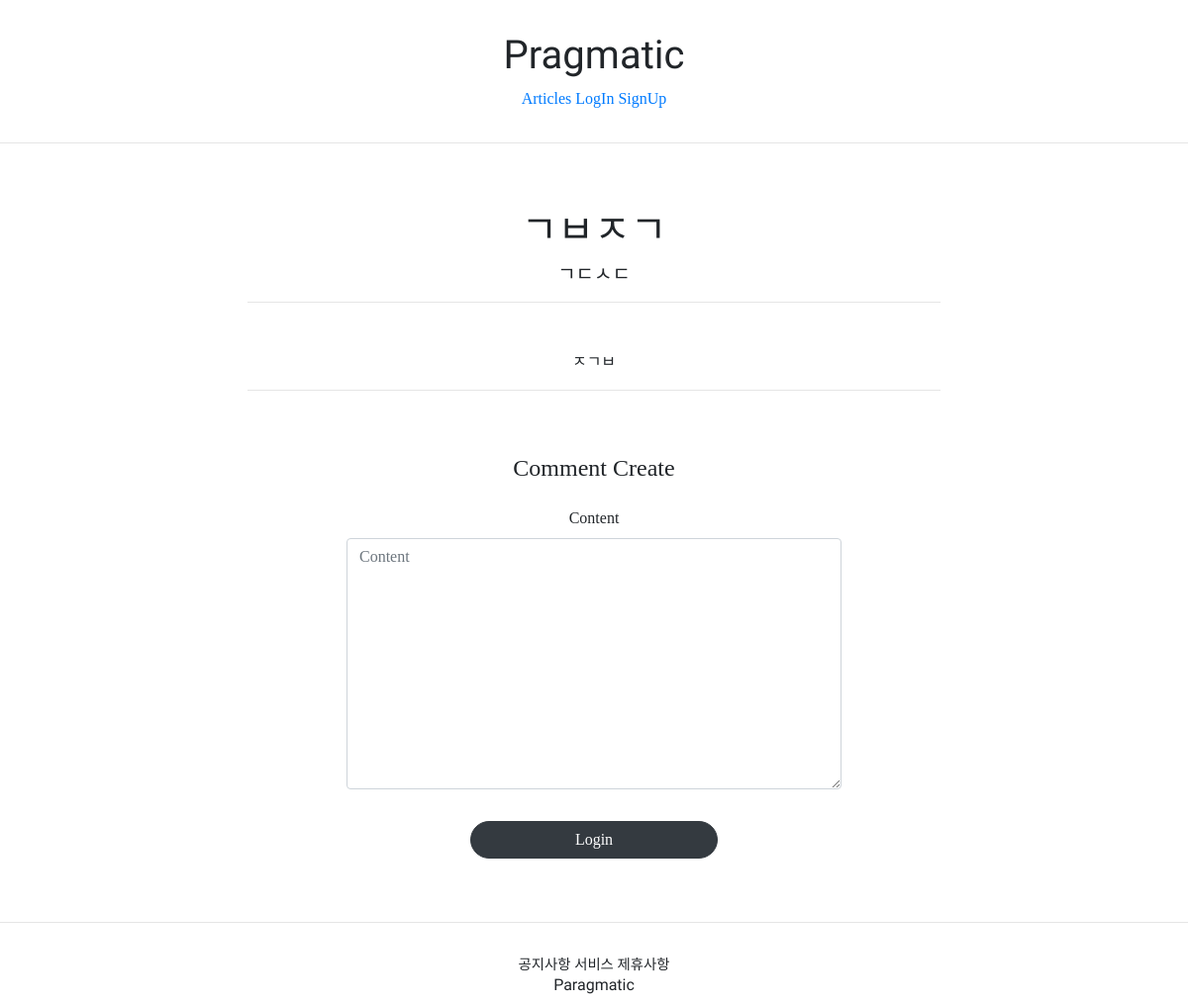
/articles/detail/7, run on an earlier commit of the app's database.
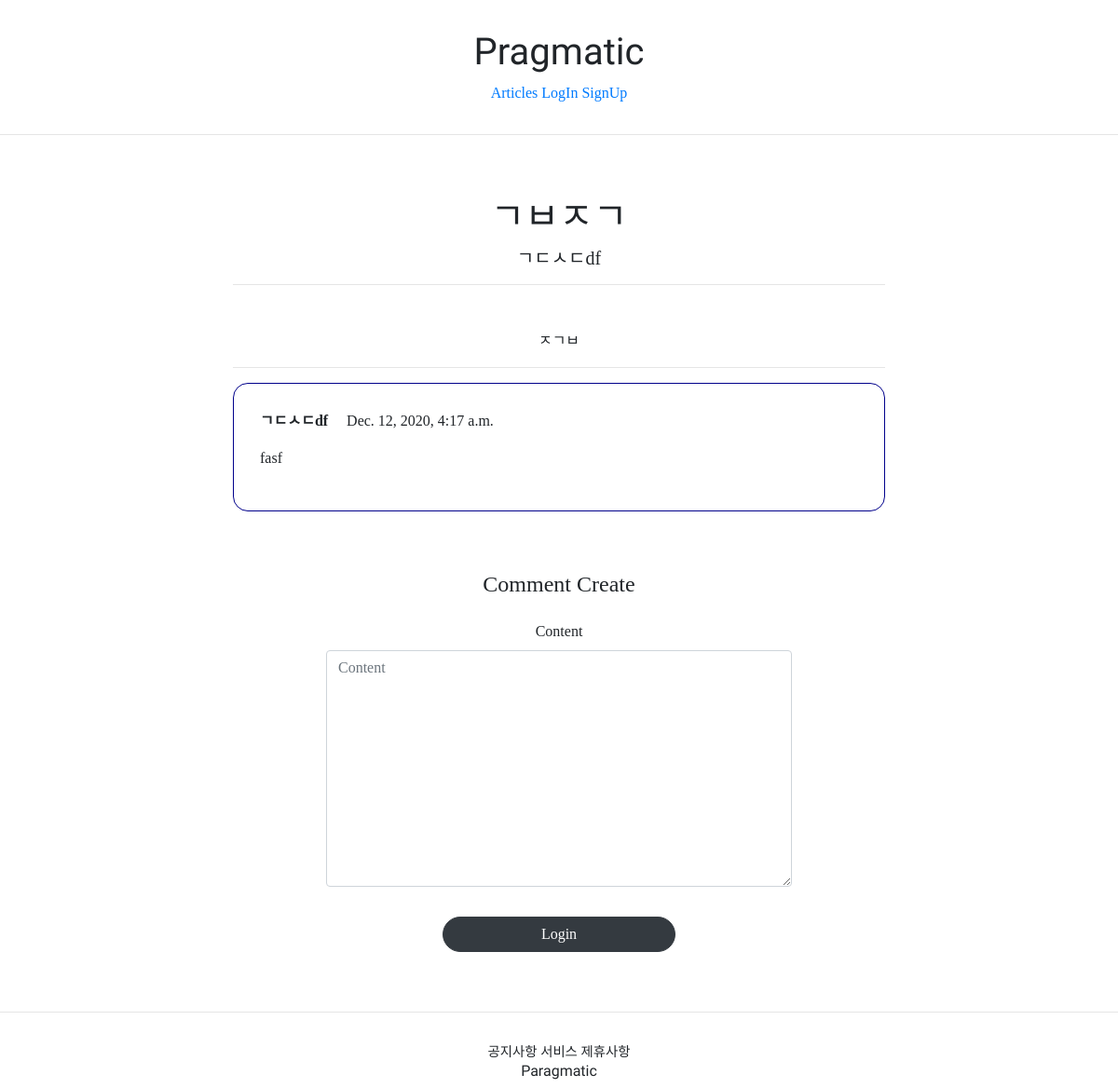
And on a later commit of the database.
### articleapp/models.py (models this page shows)
class Article(models.Model):
    writer = models.ForeignKey(User, on_delete=models.SET_NULL, related_name="article", null=True)
    title = models.CharField(max_length=200, null=True)
    image = models.ImageField(upload_to="article/", null=False)
    content = models.TextField(null=True)
    created_at = models.DateField(auto_created=True, null=True)

### profileapp/models.py (models this page shows)
class Profile(models.Model):
    user = models.OneToOneField(User, on_delete=models.CASCADE, related_name="profile")
    image = models.ImageField(upload_to="profile/", null=True)
    nickname = models.CharField(max_length=20, unique=True, null=True)
    message = models.CharField(max_length=100, null=True)

### commentapp/models.py (models this page shows)
class Comment(models.Model):
    article = models.ForeignKey(Article,
                                on_delete=models.SET_NULL, null=True, related_name="comment")
    writer = models.ForeignKey(User,
                               on_delete=models.SET_NULL, null=True, related_name="comment")
    content = models.TextField(null=False)
    created_at = models.DateTimeField(auto_now=True)

### articleapp/views.py (the view)
# urls.py: path("detail/<int:pk>", ArticleDetailView.as_view(), name="detail"),
class ArticleDetailView(DetailView, FormMixin):
    model = Article
    form_class = CommentCreationForm
    template_name = "articleapp/detail.html"
    context_object_name = "target_article"

### commentapp/forms.py
class CommentCreationForm(ModelForm):
    class Meta:
        model = Comment
        fields = ["content"]

### articleapp/templates/articleapp/detail.html (shortened to what this page needs)
{% extends 'base.html' %}
{% load bootstrap4 %}
{% block content %}
    <div style="text-align: center; max-width:700px; margin: 4rem auto;">
        <h1>
            {{ target_article.title }}
        </h1>
        <h5>
            {{ target_article.writer.profile.nickname }}
        </h5>
        <hr>
        <p>
            {{ target_article.content }}
        </p>
        <hr>
        {% for comment in target_article.comment.all %}
            {% include 'commentapp/detail.html' with comment=comment %}
        {% endfor %}
        {% include 'commentapp/create.html' with article=target_article %}
    </div>
{% endblock %}

### commentapp/templates/commentapp/detail.html (shortened to what this page needs)
<div style="text-align: left; padding: 4%; margin: 1rem 0; border-radius: 1rem;
        border: 1px solid darkblue;">
    <div>
        <strong>
            {{ comment.writer.profile.nickname }}
        </strong>
        {{ comment.created_at }}
    </div>
    <div style="margin: 1rem 0; ">
        {{ comment.content }}
    </div>
</div>

What changed in the data, as far as the page shows it:
changed through a linked row, Article "ㄱㅂㅈㄱ": writer.profile.nickname "ㄱㄷㅅㄷ" → "ㄱㄷㅅㄷdf"
added Comment: writer.profile.nickname "ㄱㄷㅅㄷdf", created_at "Dec. 12, 2020, 4:17 a.m.", content "fasf"
